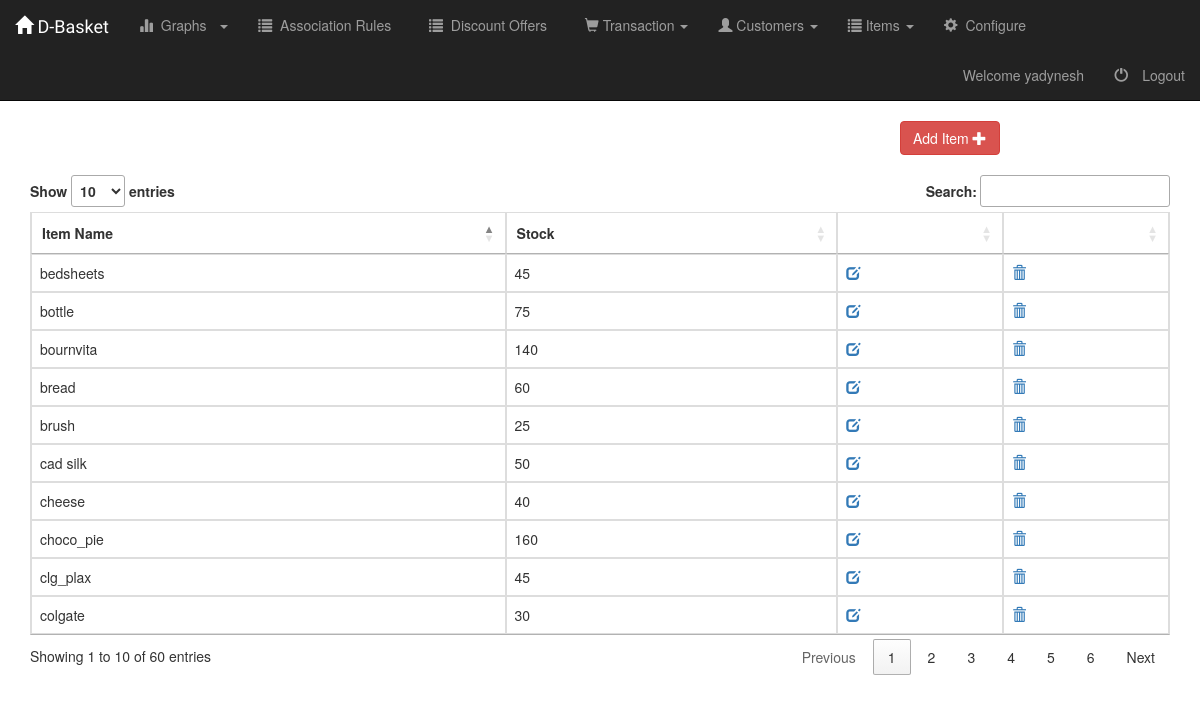
The page /emp/item/list/ (signed in) on the database its author committed.
### AdminPanel/models.py (models this page shows, shortened)
class Item(models.Model):
	item_name = models.CharField(max_length = 50, verbose_name = 'Item Name')
	stocks = models.IntegerField()

### AdminPanel/item_views.py (the view)
class ItemListView(generic.ListView):
	template_name = "AdminPanel/item_list.html"
	context_object_name = 'item_list'
	def get_queryset(self):
		return Item.objects.all()

### AdminPanel/templates/AdminPanel/item_list.html (shortened to what this page needs)
{% extends "base.html" %}
{% block stylesheets %}
	<link rel="stylesheet"
	href="http://cdn.datatables.net/1.10.2/css/jquery.dataTables.min.css"></style>
	<link href="https://maxcdn.bootstrapcdn.com/bootstrap/3.3.7/css/bootstrap.min.css" rel="stylesheet">
{% endblock stylesheets %}
{% block tabs %}
	{% include "AdminPanel/tabs.html" with active_tab='list-items' %}
{% endblock tabs %}
{% block content %}
	<div class="col-xs-offset-4 col-md-offset-9">
		<a class ="btn btn-danger" href="{% url 'adminpanel:add-item' %}">
			Add Item
			<span class="glyphicon glyphicon-plus" aria-hidden="true"/>
		</a>
	</div>
	<br/>
	<div class="container">
		<table class="table table-hover table-bordered " id="itemTable">
			<thead>
				<tr>
					<th>Item Name</th>
					<th>Stock</th>
					<th></th>
					<th></th>
				</tr>
			</thead>
			<tbody>
				{% for item in item_list  %}
					<tr>
						<td>{{item.item_name}}</td>
						<td>{{item.stocks}}</td>
						<td>
							<a href="{% url 'adminpanel:update-item' item.pk %}">
								<span class="glyphicon glyphicon-edit" aria-hidden="true"/>
							</a>
						</td>
						<td>
							<a href="{% url 'adminpanel:delete-item' item.pk %}">
								<span class="glyphicon glyphicon-trash" aria-hidden="true"/>
							</a>
						</td>
					</tr>
				{% endfor %}
			</tbody>
		</table>
	</div>
{% endblock content %}

### AdminPanel/templates/base.html (shortened to what this page needs)
<!DOCTYPE html>
<html>
<head>
	<link href="https://maxcdn.bootstrapcdn.com/bootstrap/3.3.7/css/bootstrap.min.css" rel="stylesheet">
	{% load staticfiles %}
	<link rel="stylesheet" type="text/css" href="{% static "AdminPanel/style.css" %}">
	{% block stylesheets %}
	{% endblock stylesheets %}
</head>
<body>
	<nav class="navbar navbar-inverse navbar-static-top" role="navigation">
		<div class="container-fluid">
			<div class="navbar-header">
				<a class="navbar-brand fontCourgette" href="{% url 'adminpanel:home' %}">
					<span class="glyphicon glyphicon-home"></span>
					D-Basket
				</a>
			</div>
			<div class="collapse navbar-collapse navbar-ex1-collapse">
			{% if user.is_authenticated  %}
					{% block tabs %}
					{% endblock tabs %}
			{% endif %}
					<ul class="nav navbar-nav navbar-right">
						{% if user.is_authenticated  %}
							<li>
								<a>Welcome {{user.username}}</a>
							</li>
							<li><a href="/accounts/logout">
									<span class="glyphicon glyphicon-off">&nbsp;</span>Logout
								</a>
							</li>
						{% endif %}
					</ul>
				</div>
		</div>
	</nav>
	{% block content %}
	{% endblock content %}
</body>
</html>

### AdminPanel/static/AdminPanel/style.css (style rules this page uses)
.fontCourgette { font-family: 'Courgette', cursive; }
.navbar { border-radius: 0px; }

### rows shown on the page
Item: item_name "cheese", stocks "40"
Item: item_name "bread", stocks "60"
Item: item_name "colgate", stocks "30"
Item: item_name "brush", stocks "25"
Item: item_name "choco_pie", stocks "160"
Item: item_name "bedsheets", stocks "45"
Item: item_name "bottle", stocks "75"
Item: item_name "clg_plax", stocks "45"
Item: item_name "bournvita", stocks "140"
Item: item_name "cad silk", stocks "50"

### other values the page prints
{{ user.username }} "yadynesh"
